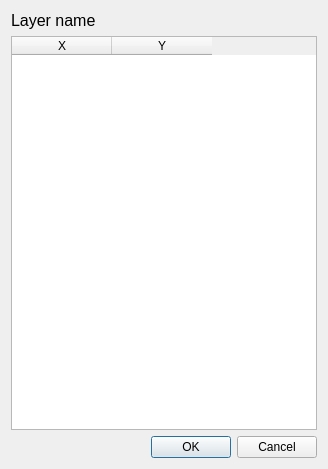
<?xml version="1.0" encoding="UTF-8"?>
<ui version="4.0">
 <class>LineEditDialog</class>
 <widget class="QDialog" name="LineEditDialog">
  <property name="geometry">
   <rect>
    <x>0</x>
    <y>0</y>
    <width>328</width>
    <height>469</height>
   </rect>
  </property>
  <property name="windowTitle">
   <string>Edit Line</string>
  </property>
  <layout class="QVBoxLayout" name="verticalLayout">
   <item>
    <widget class="QLabel" name="layerNameLabel">
     <property name="font">
      <font>
       <pointsize>12</pointsize>
      </font>
     </property>
     <property name="text">
      <string>Layer name</string>
     </property>
    </widget>
   </item>
   <item>
    <widget class="QTableWidget" name="coordsTable">
     <column>
      <property name="text">
       <string>X</string>
      </property>
     </column>
     <column>
      <property name="text">
       <string>Y</string>
      </property>
     </column>
    </widget>
   </item>
   <item>
    <widget class="QDialogButtonBox" name="buttonBox">
     <property name="orientation">
      <enum>Qt::Horizontal</enum>
     </property>
     <property name="standardButtons">
      <set>QDialogButtonBox::Cancel|QDialogButtonBox::Ok</set>
     </property>
    </widget>
   </item>
  </layout>
 </widget>
 <resources/>
 <connections>
  <connection>
   <sender>buttonBox</sender>
   <signal>accepted()</signal>
   <receiver>LineEditDialog</receiver>
   <slot>accept()</slot>
   <hints>
    <hint type="sourcelabel">
     <x>248</x>
     <y>254</y>
    </hint>
    <hint type="destinationlabel">
     <x>157</x>
     <y>274</y>
    </hint>
   </hints>
  </connection>
  <connection>
   <sender>buttonBox</sender>
   <signal>rejected()</signal>
   <receiver>LineEditDialog</receiver>
   <slot>reject()</slot>
   <hints>
    <hint type="sourcelabel">
     <x>316</x>
     <y>260</y>
    </hint>
    <hint type="destinationlabel">
     <x>286</x>
     <y>274</y>
    </hint>
   </hints>
  </connection>
 </connections>
</ui>
